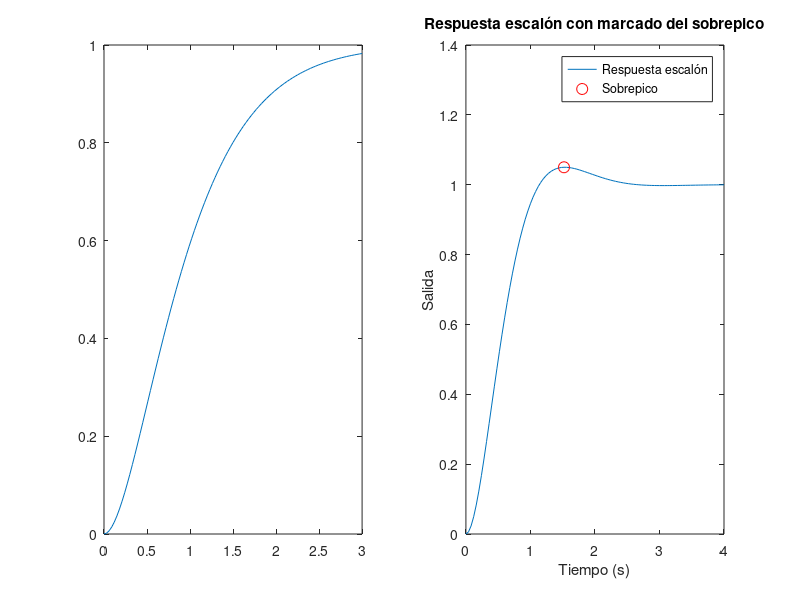
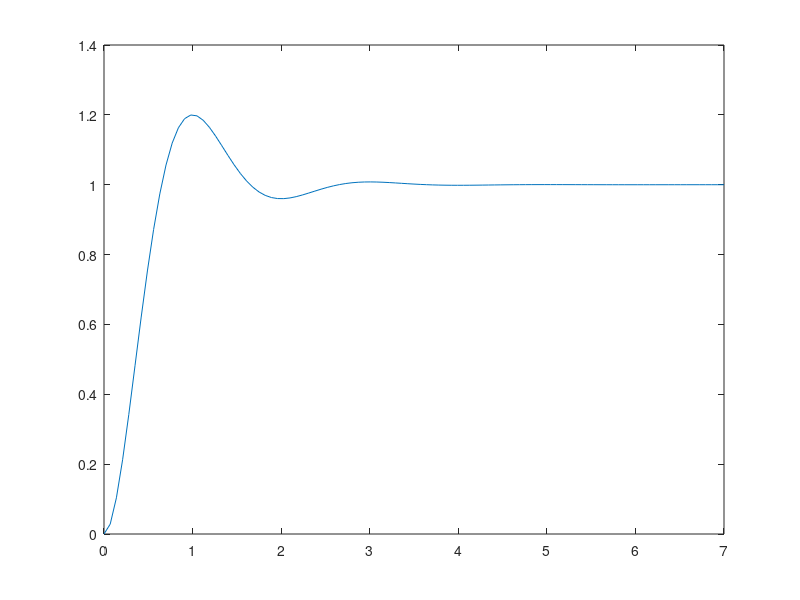

Here is the MATLAB script that generated these plots, in order:
%tp2, 
%% Ejercicio 1
clear
clc
s = tf('s');

Ga = (6)*(s+1)/((s+2)*(s+3));
Gb = (4)/((s+2)*(s+2));
H = 1;

[y,t] = step(Gb*H);

Gaa = @(t) 1 + 3*exp(-2*t) - 4*exp(-3*t); %testeando las repsuestas
Gbb = @(t) 1 - 2.*t.*exp(-2*t) - exp(-2*t);

figure
subplot(1,2,1);
plot(t,y);
subplot(1,2,2);
plot(t, Gbb(t));

%% Ejercicio 2
clear
clc
s = tf('s');

wn = 2.834;
eps = 0.6901; % valores calculados

G = (wn*wn)/(s*s + 2*eps*wn*s + wn*wn);

[y,t] = step(G);

% Encontrar el valor máximo (sobrepico) y su índice
[max_y, idx] = max(y);
max_t = t(idx);

% Graficar la respuesta escalón
plot(t,y);
hold on;

% Marcar el sobrepico en el gráfico
plot(max_t, max_y, 'ro', 'MarkerSize', 8, 'DisplayName', sprintf('Sobrepico: %.2f', max_y));

% Añadir leyenda y etiquetas
legend('Respuesta escalón', 'Sobrepico');
xlabel('Tiempo (s)');
ylabel('Salida');
title('Respuesta escalón con marcado del sobrepico');

hold off;

%% Ejercicio 3
clear
clc
s = tf('s');

% Valor fijo de b
b = 5;

% Diferentes valores de a
a_values = [6, 10, 20, 40]; % Ejemplo de valores para a

% Crear una figura para el gráfico
figure;
hold on;

% Trazar las respuestas escalón para cada valor de a
for i = 1:length(a_values)
    a = a_values(i);
    G = (s + a) / (s * (s + b));
    GLC = (G)/(1+G);
    
    % Calcular la respuesta al escalón
    [y,t] = step(GLC);
    
    % Graficar
    plot(t, y, 'DisplayName', sprintf('a = %.1f', a));
end

% Añadir etiquetas, título y leyenda
xlabel('Tiempo (s)');
ylabel('Salida');
title('Respuesta al escalón para diferentes valores de a');
legend show;
grid on;

hold off;

%% Ejercicio 4
clear
clc
s = tf('s');

a = 0.0652;
T = 1/a %valor de establecimiento

G = (1)/(s+a);

[y,t] = step(G);
plot(t,y);

%% Ejercicio 5
clear
clc
s = tf('s');

tau = 1;
K = 12.46;
Kh = 0.178;

G = (K)/(s+1);
G1 = G/(1+G*Kh);
G2 = (G1*(1/s))/(G1*(1/s) + 1)
[y,t] = step(G2);
plot(t,y);
plot(t,y);

%% 
s = tf('s');
G = 15/((s*s)*(1)*(0.2*s+1));
H = (s+4)/(1);
T = G/(1+G*H);
% rlocus(G*H);
[y,t] = step(T);
% plot(t,y);